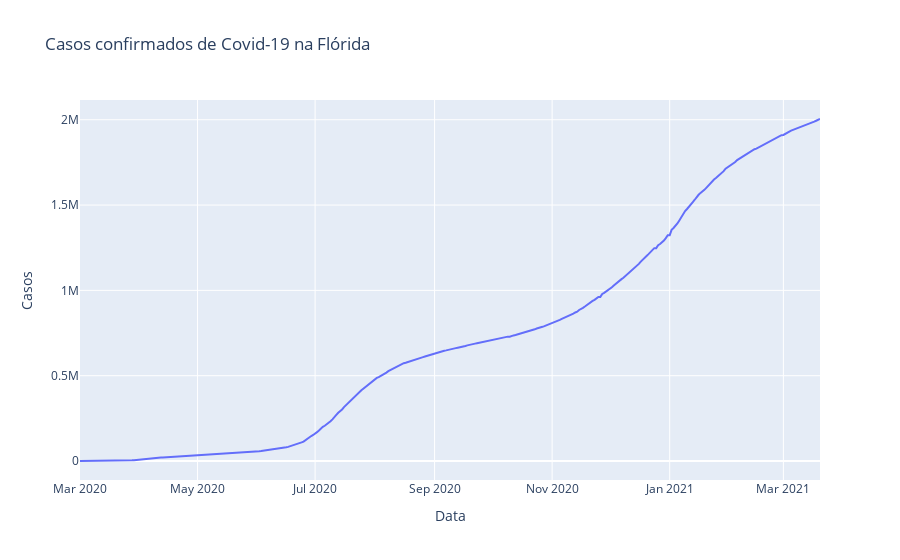

The cell this chart's notebook holds for it:
### Code cell
# Ver os casos na Flórida
px.line(fl, 'Data', 'Casos', title='Casos confirmados de Covid-19 na Flórida')

### Figure 1 — Plotly figure (JSON) as saved in the notebook; plotly's stock layout.template omitted (floating-point values rounded to 4 significant figures; data arrays with more than 128 entries replaced by an {"elided": "..."} marker saying what was removed)
{"data": [{"hovertemplate": "Data=%{x}<br>Casos=%{y}<extra></extra>", "legendgroup": "", "line": {"color": "#636efa", "dash": "solid"}, "mode": "lines", "name": "", "orientation": "v", "showlegend": false, "type": "scatter", "x": {"elided": "385 str values"}, "xaxis": "x", "y": {"elided": "385 int values"}, "yaxis": "y"}], "layout": {"legend": {"tracegroupgap": 0}, "title": {"text": "Casos confirmados de Covid-19 na Flórida"}, "xaxis": {"anchor": "y", "domain": [0, 1], "title": {"text": "Data"}}, "yaxis": {"anchor": "x", "domain": [0, 1], "title": {"text": "Casos"}}}}
